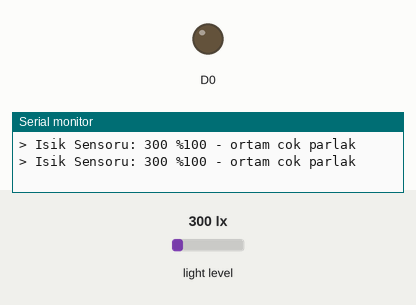
This sketch was run on a simulated ESP8266 (NodeMCU). Parts: output pins drawn as LEDs (lit = HIGH), the last lines printed to the serial monitor. Inputs (shaded band) come from the test bench; at power-on: light level 300 lx.

Above: at 1.8 s.
1.9 s: light level set to 52 lx
4.5 s: light level set to 45 lx
At 6.1 s:
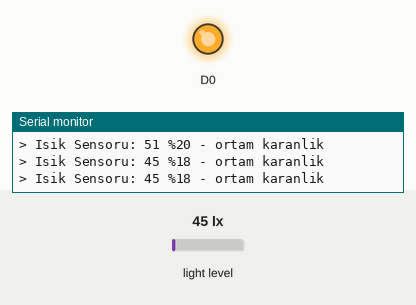
6.5 s: light level set to 500 lx
At 7.6 s:
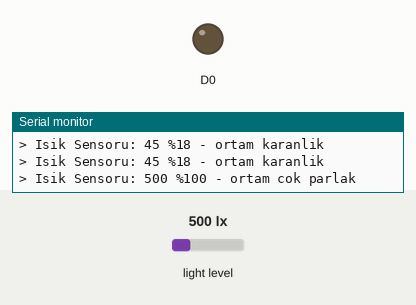
8.5 s: light level set to 40 lx
At 10.4 s:
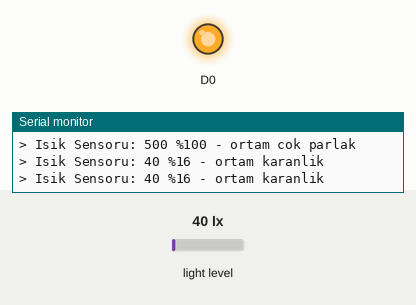
Timing chart, 0 to 11.5 s (numbered marks = the images above; inputs shaded):
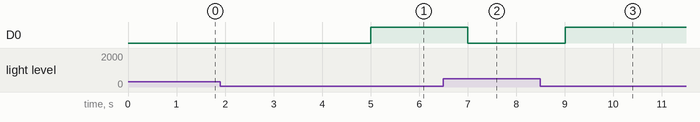

The sketch:

node4.ino
```cpp
#include <Wire.h>
#include <BH1750.h>

BH1750 lightMeter;
int      sensor_value,
         light_very_bright = 80,
         light_bright = 60,
         light_well = 40,
         light_dim = 20;

void setup(){
  Serial.begin(115200);
  pinMode(D0, OUTPUT);
  lightMeter.begin();
}

void loop() {
  sensor_value = lightMeter.readLightLevel();
  Serial.print("> Isik Sensoru: ");
  Serial.print(sensor_value);
  sensor_value = map(sensor_value, 0, 255, 0, 100);
  if (sensor_value < 0) sensor_value = 0; else if (sensor_value > 100) sensor_value = 100;
  Serial.print(" %");
  Serial.print(sensor_value);
  Serial.print(" - ");

  if (sensor_value > light_very_bright) {
    Serial.println("ortam cok parlak");
  } else if (sensor_value > light_bright) {
    Serial.println("ortam parlak");
  } else if (sensor_value > light_well) {
    Serial.println("ortam aydinlik");
  } else if (sensor_value > light_dim) {
    Serial.println("ortam los isikli");
  } else {
    Serial.println("ortam karanlik");
  }

  if (sensor_value < light_dim) {
    digitalWrite(D0, HIGH);
  } else {
    digitalWrite(D0, LOW);
  }

  delay(1000);
}
```

Measured:
- the behaviour switches between 50 and 49 lx on light level (found by bisection; images 0 and 1)
- after the input at 4.5 s, D0: LOW → HIGH after 0.51 s
- after the input at 6.5 s, D0: HIGH → LOW after 0.51 s
- after the input at 8.5 s, D0: LOW → HIGH after 0.51 s
